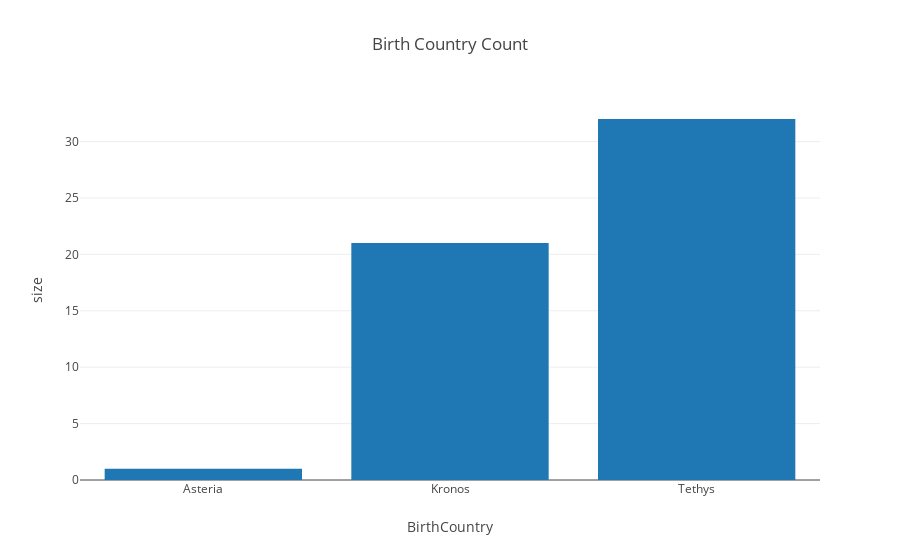

The notebook cell this image was saved under:
### Code cell
grouped_birth = employee_records_df.groupby(by=['BirthCountry'], as_index=False).size()
px.bar(grouped_birth, x='BirthCountry', y='size', title='Birth Country Count')

### Figure 1 — Plotly figure (JSON) as saved in the notebook; plotly's stock layout.template omitted (floating-point values rounded to 4 significant figures)
{"data": [{"alignmentgroup": "True", "hovertemplate": "BirthCountry=%{x}<br>size=%{y}<extra></extra>", "legendgroup": "", "marker": {"color": "#1F77B4", "pattern": {"shape": ""}}, "name": "", "offsetgroup": "", "orientation": "v", "showlegend": false, "textposition": "auto", "type": "bar", "x": ["Asteria", "Kronos", "Tethys"], "xaxis": "x", "y": [1, 21, 32], "yaxis": "y"}], "layout": {"barmode": "relative", "legend": {"tracegroupgap": 0}, "title": {"text": "Birth Country Count"}, "xaxis": {"anchor": "y", "domain": [0, 1], "title": {"text": "BirthCountry"}}, "yaxis": {"anchor": "x", "domain": [0, 1], "title": {"text": "size"}}}}
